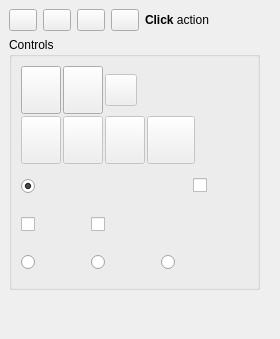
<?xml version="1.0" encoding="UTF-8"?>
<ui version="4.0">
 <class>DockWidget</class>
 <widget class="QDockWidget" name="DockWidget">
  <property name="geometry">
   <rect>
    <x>0</x>
    <y>0</y>
    <width>280</width>
    <height>339</height>
   </rect>
  </property>
  <property name="windowIcon">
   <iconset>
    <normaloff>../Documents/GitHub/Manipulator-f3nix/Resources/ui/Caliper.png</normaloff>../Documents/GitHub/Manipulator-f3nix/Resources/ui/Caliper.png</iconset>
  </property>
  <property name="toolTip">
   <string notr="true">Measure Tools</string>
  </property>
  <property name="layoutDirection">
   <enum>Qt::LeftToRight</enum>
  </property>
  <property name="features">
   <set>QDockWidget::DockWidgetFloatable|QDockWidget::DockWidgetMovable</set>
  </property>
  <property name="allowedAreas">
   <set>Qt::LeftDockWidgetArea|Qt::RightDockWidgetArea</set>
  </property>
  <property name="windowTitle">
   <string notr="true" extracomment="kicad StepUp 3D tools">Measure Tools</string>
  </property>
  <widget class="QWidget" name="dockWidgetContents">
   <layout class="QGridLayout" name="gridLayout_3">
    <item row="0" column="0">
     <layout class="QGridLayout" name="gridLayout">
      <item row="0" column="4">
       <widget class="QLabel" name="Label">
        <property name="toolTip">
         <string notr="true">Measure Tools
Click on Measure button
to start measuring</string>
        </property>
        <property name="text">
         <string notr="true">&lt;b&gt;Click&lt;/b&gt; action</string>
        </property>
       </widget>
      </item>
      <item row="0" column="0" alignment="Qt::AlignTop">
       <widget class="QPushButton" name="dock_float">
        <property name="maximumSize">
         <size>
          <width>28</width>
          <height>28</height>
         </size>
        </property>
        <property name="toolTip">
         <string notr="true">un-dock (floating)</string>
        </property>
        <property name="text">
         <string notr="true"/>
        </property>
        <property name="icon">
         <iconset>
          <normaloff>../Documents/GitHub/Manipulator-f3nix/Resources/ui/un_dock.png</normaloff>../Documents/GitHub/Manipulator-f3nix/Resources/ui/un_dock.png</iconset>
        </property>
        <property name="iconSize">
         <size>
          <width>24</width>
          <height>24</height>
         </size>
        </property>
       </widget>
      </item>
      <item row="0" column="1" alignment="Qt::AlignTop">
       <widget class="QPushButton" name="dock_minimize">
        <property name="maximumSize">
         <size>
          <width>28</width>
          <height>28</height>
         </size>
        </property>
        <property name="toolTip">
         <string notr="true">minimize</string>
        </property>
        <property name="text">
         <string notr="true"/>
        </property>
        <property name="icon">
         <iconset>
          <normaloff>../Documents/GitHub/Manipulator-f3nix/Resources/ui/minimize.png</normaloff>../Documents/GitHub/Manipulator-f3nix/Resources/ui/minimize.png</iconset>
        </property>
        <property name="iconSize">
         <size>
          <width>24</width>
          <height>24</height>
         </size>
        </property>
       </widget>
      </item>
      <item row="0" column="3">
       <widget class="QPushButton" name="close">
        <property name="maximumSize">
         <size>
          <width>28</width>
          <height>28</height>
         </size>
        </property>
        <property name="toolTip">
         <string notr="true">close</string>
        </property>
        <property name="text">
         <string notr="true"/>
        </property>
        <property name="icon">
         <iconset>
          <normaloff>../Documents/GitHub/Manipulator-f3nix/Resources/ui/closeW.png</normaloff>../Documents/GitHub/Manipulator-f3nix/Resources/ui/closeW.png</iconset>
        </property>
        <property name="iconSize">
         <size>
          <width>24</width>
          <height>24</height>
         </size>
        </property>
       </widget>
      </item>
      <item row="0" column="2">
       <widget class="QPushButton" name="Help_Caliper">
        <property name="minimumSize">
         <size>
          <width>0</width>
          <height>0</height>
         </size>
        </property>
        <property name="maximumSize">
         <size>
          <width>28</width>
          <height>28</height>
         </size>
        </property>
        <property name="toolTip">
         <string notr="true">Help on Caliper</string>
        </property>
        <property name="text">
         <string notr="true"/>
        </property>
        <property name="icon">
         <iconset>
          <normaloff>../Documents/GitHub/Manipulator-f3nix/Resources/ui/help.png</normaloff>../Documents/GitHub/Manipulator-f3nix/Resources/ui/help.png</iconset>
        </property>
        <property name="iconSize">
         <size>
          <width>24</width>
          <height>24</height>
         </size>
        </property>
        <property name="checkable">
         <bool>false</bool>
        </property>
        <property name="checked">
         <bool>false</bool>
        </property>
       </widget>
      </item>
     </layout>
    </item>
    <item row="2" column="1">
     <spacer name="horizontalSpacer_3">
      <property name="orientation">
       <enum>Qt::Horizontal</enum>
      </property>
      <property name="sizeHint" stdset="0">
       <size>
        <width>40</width>
        <height>20</height>
       </size>
      </property>
     </spacer>
    </item>
    <item row="3" column="0">
     <spacer name="verticalSpacer">
      <property name="orientation">
       <enum>Qt::Vertical</enum>
      </property>
      <property name="sizeHint" stdset="0">
       <size>
        <width>20</width>
        <height>0</height>
       </size>
      </property>
     </spacer>
    </item>
    <item row="0" column="1">
     <spacer name="horizontalSpacer">
      <property name="orientation">
       <enum>Qt::Horizontal</enum>
      </property>
      <property name="sizeHint" stdset="0">
       <size>
        <width>5</width>
        <height>20</height>
       </size>
      </property>
     </spacer>
    </item>
    <item row="2" column="0">
     <widget class="QGroupBox" name="Controls_Group">
      <property name="toolTip">
       <string notr="true">Controls</string>
      </property>
      <property name="title">
       <string notr="true">Controls</string>
      </property>
      <layout class="QGridLayout" name="gridLayout_2">
       <item row="0" column="0" colspan="7">
        <layout class="QGridLayout" name="gridLayout_8">
         <property name="sizeConstraint">
          <enum>QLayout::SetDefaultConstraint</enum>
         </property>
         <property name="spacing">
          <number>2</number>
         </property>
         <item row="0" column="3">
          <spacer name="horizontalSpacer_6">
           <property name="orientation">
            <enum>Qt::Horizontal</enum>
           </property>
           <property name="sizeHint" stdset="0">
            <size>
             <width>40</width>
             <height>20</height>
            </size>
           </property>
          </spacer>
         </item>
         <item row="1" column="1">
          <widget class="QPushButton" name="DimensionP2">
           <property name="enabled">
            <bool>false</bool>
           </property>
           <property name="minimumSize">
            <size>
             <width>32</width>
             <height>48</height>
            </size>
           </property>
           <property name="maximumSize">
            <size>
             <width>48</width>
             <height>48</height>
            </size>
           </property>
           <property name="toolTip">
            <string notr="true">Second Element</string>
           </property>
           <property name="text">
            <string notr="true"/>
           </property>
           <property name="icon">
            <iconset>
             <normaloff>../Documents/GitHub/Manipulator-f3nix/Resources/ui/DimensionP2.png</normaloff>../Documents/GitHub/Manipulator-f3nix/Resources/ui/DimensionP2.png</iconset>
           </property>
           <property name="iconSize">
            <size>
             <width>32</width>
             <height>32</height>
            </size>
           </property>
           <property name="checkable">
            <bool>false</bool>
           </property>
           <property name="checked">
            <bool>false</bool>
           </property>
          </widget>
         </item>
         <item row="0" column="2">
          <widget class="QPushButton" name="bLabel">
           <property name="enabled">
            <bool>false</bool>
           </property>
           <property name="minimumSize">
            <size>
             <width>32</width>
             <height>32</height>
            </size>
           </property>
           <property name="maximumSize">
            <size>
             <width>32</width>
             <height>32</height>
            </size>
           </property>
           <property name="toolTip">
            <string notr="true">&lt;html&gt;&lt;head/&gt;&lt;body&gt;&lt;p&gt;Enable extra Label&lt;/p&gt;&lt;p&gt;for dimensioning&lt;/p&gt;&lt;/body&gt;&lt;/html&gt;</string>
           </property>
           <property name="text">
            <string notr="true"/>
           </property>
           <property name="icon">
            <iconset>
             <normaloff>../Documents/GitHub/Manipulator-f3nix/Resources/ui/label-d-2.svg</normaloff>../Documents/GitHub/Manipulator-f3nix/Resources/ui/label-d-2.svg</iconset>
           </property>
           <property name="iconSize">
            <size>
             <width>20</width>
             <height>20</height>
            </size>
           </property>
           <property name="checkable">
            <bool>false</bool>
           </property>
           <property name="checked">
            <bool>false</bool>
           </property>
          </widget>
         </item>
         <item row="1" column="2">
          <widget class="QPushButton" name="APlane">
           <property name="enabled">
            <bool>false</bool>
           </property>
           <property name="minimumSize">
            <size>
             <width>32</width>
             <height>48</height>
            </size>
           </property>
           <property name="maximumSize">
            <size>
             <width>48</width>
             <height>48</height>
            </size>
           </property>
           <property name="toolTip">
            <string notr="true">Annotation Plane</string>
           </property>
           <property name="text">
            <string notr="true"/>
           </property>
           <property name="icon">
            <iconset>
             <normaloff>../Documents/GitHub/Manipulator-f3nix/Resources/ui/AnnPlane.png</normaloff>../Documents/GitHub/Manipulator-f3nix/Resources/ui/AnnPlane.png</iconset>
           </property>
           <property name="iconSize">
            <size>
             <width>32</width>
             <height>32</height>
            </size>
           </property>
           <property name="checkable">
            <bool>false</bool>
           </property>
           <property name="checked">
            <bool>false</bool>
           </property>
          </widget>
         </item>
         <item row="0" column="0">
          <widget class="QPushButton" name="Measure">
           <property name="minimumSize">
            <size>
             <width>32</width>
             <height>48</height>
            </size>
           </property>
           <property name="maximumSize">
            <size>
             <width>48</width>
             <height>48</height>
            </size>
           </property>
           <property name="toolTip">
            <string notr="true">Measure Button
Click Measure to start measuring</string>
           </property>
           <property name="text">
            <string notr="true"/>
           </property>
           <property name="icon">
            <iconset>
             <normaloff>../Documents/GitHub/Manipulator-f3nix/Resources/ui/Caliper.png</normaloff>../Documents/GitHub/Manipulator-f3nix/Resources/ui/Caliper.png</iconset>
           </property>
           <property name="iconSize">
            <size>
             <width>32</width>
             <height>32</height>
            </size>
           </property>
           <property name="checkable">
            <bool>true</bool>
           </property>
           <property name="checked">
            <bool>false</bool>
           </property>
          </widget>
         </item>
         <item row="1" column="3">
          <widget class="QPushButton" name="DimensionP3">
           <property name="enabled">
            <bool>false</bool>
           </property>
           <property name="minimumSize">
            <size>
             <width>32</width>
             <height>48</height>
            </size>
           </property>
           <property name="maximumSize">
            <size>
             <width>48</width>
             <height>48</height>
            </size>
           </property>
           <property name="toolTip">
            <string notr="true">Dimension position</string>
           </property>
           <property name="text">
            <string notr="true"/>
           </property>
           <property name="icon">
            <iconset>
             <normaloff>../Documents/GitHub/Manipulator-f3nix/Resources/ui/DimensionP3.png</normaloff>../Documents/GitHub/Manipulator-f3nix/Resources/ui/DimensionP3.png</iconset>
           </property>
           <property name="iconSize">
            <size>
             <width>32</width>
             <height>32</height>
            </size>
           </property>
           <property name="checkable">
            <bool>false</bool>
           </property>
           <property name="checked">
            <bool>false</bool>
           </property>
          </widget>
         </item>
         <item row="1" column="0">
          <widget class="QPushButton" name="DimensionP1">
           <property name="enabled">
            <bool>false</bool>
           </property>
           <property name="minimumSize">
            <size>
             <width>32</width>
             <height>48</height>
            </size>
           </property>
           <property name="maximumSize">
            <size>
             <width>48</width>
             <height>48</height>
            </size>
           </property>
           <property name="toolTip">
            <string notr="true">First Element</string>
           </property>
           <property name="text">
            <string notr="true"/>
           </property>
           <property name="icon">
            <iconset>
             <normaloff>../Documents/GitHub/Manipulator-f3nix/Resources/ui/DimensionP1.png</normaloff>../Documents/GitHub/Manipulator-f3nix/Resources/ui/DimensionP1.png</iconset>
           </property>
           <property name="iconSize">
            <size>
             <width>32</width>
             <height>32</height>
            </size>
           </property>
           <property name="checkable">
            <bool>false</bool>
           </property>
           <property name="checked">
            <bool>false</bool>
           </property>
          </widget>
         </item>
         <item row="0" column="1">
          <widget class="QPushButton" name="CleanDist">
           <property name="minimumSize">
            <size>
             <width>32</width>
             <height>48</height>
            </size>
           </property>
           <property name="maximumSize">
            <size>
             <width>48</width>
             <height>48</height>
            </size>
           </property>
           <property name="toolTip">
            <string notr="true">Clean Measures</string>
           </property>
           <property name="text">
            <string notr="true"/>
           </property>
           <property name="icon">
            <iconset>
             <normaloff>../Documents/GitHub/Manipulator-f3nix/Resources/ui/Clean.png</normaloff>../Documents/GitHub/Manipulator-f3nix/Resources/ui/Clean.png</iconset>
           </property>
           <property name="iconSize">
            <size>
             <width>32</width>
             <height>32</height>
            </size>
           </property>
           <property name="checkable">
            <bool>true</bool>
           </property>
           <property name="checked">
            <bool>false</bool>
           </property>
          </widget>
         </item>
         <item row="1" column="4">
          <spacer name="horizontalSpacer_7">
           <property name="orientation">
            <enum>Qt::Horizontal</enum>
           </property>
           <property name="sizeHint" stdset="0">
            <size>
             <width>40</width>
             <height>20</height>
            </size>
           </property>
          </spacer>
         </item>
        </layout>
       </item>
       <item row="3" column="0">
        <widget class="QRadioButton" name="rbRadius">
         <property name="minimumSize">
          <size>
           <width>64</width>
           <height>32</height>
          </size>
         </property>
         <property name="toolTip">
          <string notr="true">Get Radius of Arc or Circle</string>
         </property>
         <property name="text">
          <string notr="true"/>
         </property>
         <property name="icon">
          <iconset>
           <normaloff>../Documents/GitHub/Manipulator-f3nix/Resources/ui/Radius.png</normaloff>../Documents/GitHub/Manipulator-f3nix/Resources/ui/Radius.png</iconset>
         </property>
         <property name="iconSize">
          <size>
           <width>28</width>
           <height>28</height>
          </size>
         </property>
         <property name="checked">
          <bool>false</bool>
         </property>
        </widget>
       </item>
       <item row="1" column="0" colspan="2">
        <widget class="QRadioButton" name="rbSnap">
         <property name="minimumSize">
          <size>
           <width>72</width>
           <height>32</height>
          </size>
         </property>
         <property name="toolTip">
          <string notr="true">Snap to EndPoint, MiddlePoint, Center</string>
         </property>
         <property name="text">
          <string notr="true"/>
         </property>
         <property name="icon">
          <iconset>
           <normaloff>../Documents/GitHub/Manipulator-f3nix/Resources/ui/Snap_Opt.png</normaloff>../Documents/GitHub/Manipulator-f3nix/Resources/ui/Snap_Opt.png</iconset>
         </property>
         <property name="iconSize">
          <size>
           <width>78</width>
           <height>26</height>
          </size>
         </property>
         <property name="checked">
          <bool>true</bool>
         </property>
        </widget>
       </item>
       <item row="2" column="1">
        <widget class="QCheckBox" name="rbMass">
         <property name="minimumSize">
          <size>
           <width>56</width>
           <height>32</height>
          </size>
         </property>
         <property name="toolTip">
          <string notr="true">Center of Mass</string>
         </property>
         <property name="text">
          <string notr="true"/>
         </property>
         <property name="icon">
          <iconset>
           <normaloff>../Documents/GitHub/Manipulator-f3nix/Resources/ui/CenterOfMass.png</normaloff>../Documents/GitHub/Manipulator-f3nix/Resources/ui/CenterOfMass.png</iconset>
         </property>
         <property name="iconSize">
          <size>
           <width>28</width>
           <height>28</height>
          </size>
         </property>
         <property name="checked">
          <bool>false</bool>
         </property>
        </widget>
       </item>
       <item row="3" column="1" colspan="2">
        <widget class="QRadioButton" name="rbLength">
         <property name="minimumSize">
          <size>
           <width>64</width>
           <height>32</height>
          </size>
         </property>
         <property name="toolTip">
          <string notr="true">Get Length of Edge</string>
         </property>
         <property name="text">
          <string notr="true"/>
         </property>
         <property name="icon">
          <iconset>
           <normaloff>../Documents/GitHub/Manipulator-f3nix/Resources/ui/Length.png</normaloff>../Documents/GitHub/Manipulator-f3nix/Resources/ui/Length.png</iconset>
         </property>
         <property name="iconSize">
          <size>
           <width>32</width>
           <height>32</height>
          </size>
         </property>
         <property name="checked">
          <bool>false</bool>
         </property>
        </widget>
       </item>
       <item row="3" column="3" colspan="2">
        <widget class="QRadioButton" name="rbAngle">
         <property name="minimumSize">
          <size>
           <width>64</width>
           <height>32</height>
          </size>
         </property>
         <property name="toolTip">
          <string notr="true">Get Angle</string>
         </property>
         <property name="text">
          <string notr="true"/>
         </property>
         <property name="icon">
          <iconset>
           <normaloff>../Documents/GitHub/Manipulator-f3nix/Resources/ui/Angle.png</normaloff>../Documents/GitHub/Manipulator-f3nix/Resources/ui/Angle.png</iconset>
         </property>
         <property name="iconSize">
          <size>
           <width>32</width>
           <height>32</height>
          </size>
         </property>
         <property name="checked">
          <bool>false</bool>
         </property>
        </widget>
       </item>
       <item row="2" column="0">
        <widget class="QCheckBox" name="rbBbox">
         <property name="minimumSize">
          <size>
           <width>56</width>
           <height>32</height>
          </size>
         </property>
         <property name="toolTip">
          <string notr="true">Center of BoundingBox</string>
         </property>
         <property name="text">
          <string notr="true"/>
         </property>
         <property name="icon">
          <iconset>
           <normaloff>../Documents/GitHub/Manipulator-f3nix/Resources/ui/CenterBBox.png</normaloff>../Documents/GitHub/Manipulator-f3nix/Resources/ui/CenterBBox.png</iconset>
         </property>
         <property name="iconSize">
          <size>
           <width>28</width>
           <height>28</height>
          </size>
         </property>
         <property name="checked">
          <bool>false</bool>
         </property>
        </widget>
       </item>
       <item row="1" column="4">
        <widget class="QCheckBox" name="cbAPlane">
         <property name="minimumSize">
          <size>
           <width>32</width>
           <height>0</height>
          </size>
         </property>
         <property name="toolTip">
          <string notr="true">use Annotation Plane
for Dimension</string>
         </property>
         <property name="text">
          <string notr="true"/>
         </property>
         <property name="icon">
          <iconset>
           <normaloff>../Documents/GitHub/Manipulator-f3nix/Resources/ui/AnnPlane.png</normaloff>../Documents/GitHub/Manipulator-f3nix/Resources/ui/AnnPlane.png</iconset>
         </property>
         <property name="iconSize">
          <size>
           <width>32</width>
           <height>32</height>
          </size>
         </property>
        </widget>
       </item>
       <item row="1" column="6">
        <spacer name="horizontalSpacer_2">
         <property name="orientation">
          <enum>Qt::Horizontal</enum>
         </property>
         <property name="sizeHint" stdset="0">
          <size>
           <width>40</width>
           <height>20</height>
          </size>
         </property>
        </spacer>
       </item>
       <item row="2" column="6">
        <spacer name="horizontalSpacer_4">
         <property name="orientation">
          <enum>Qt::Horizontal</enum>
         </property>
         <property name="sizeHint" stdset="0">
          <size>
           <width>40</width>
           <height>20</height>
          </size>
         </property>
        </spacer>
       </item>
       <item row="3" column="6">
        <spacer name="horizontalSpacer_5">
         <property name="orientation">
          <enum>Qt::Horizontal</enum>
         </property>
         <property name="sizeHint" stdset="0">
          <size>
           <width>40</width>
           <height>20</height>
          </size>
         </property>
        </spacer>
       </item>
      </layout>
     </widget>
    </item>
   </layout>
  </widget>
 </widget>
 <tabstops>
  <tabstop>dock_float</tabstop>
  <tabstop>dock_minimize</tabstop>
  <tabstop>Measure</tabstop>
 </tabstops>
 <resources/>
 <connections/>
</ui>
